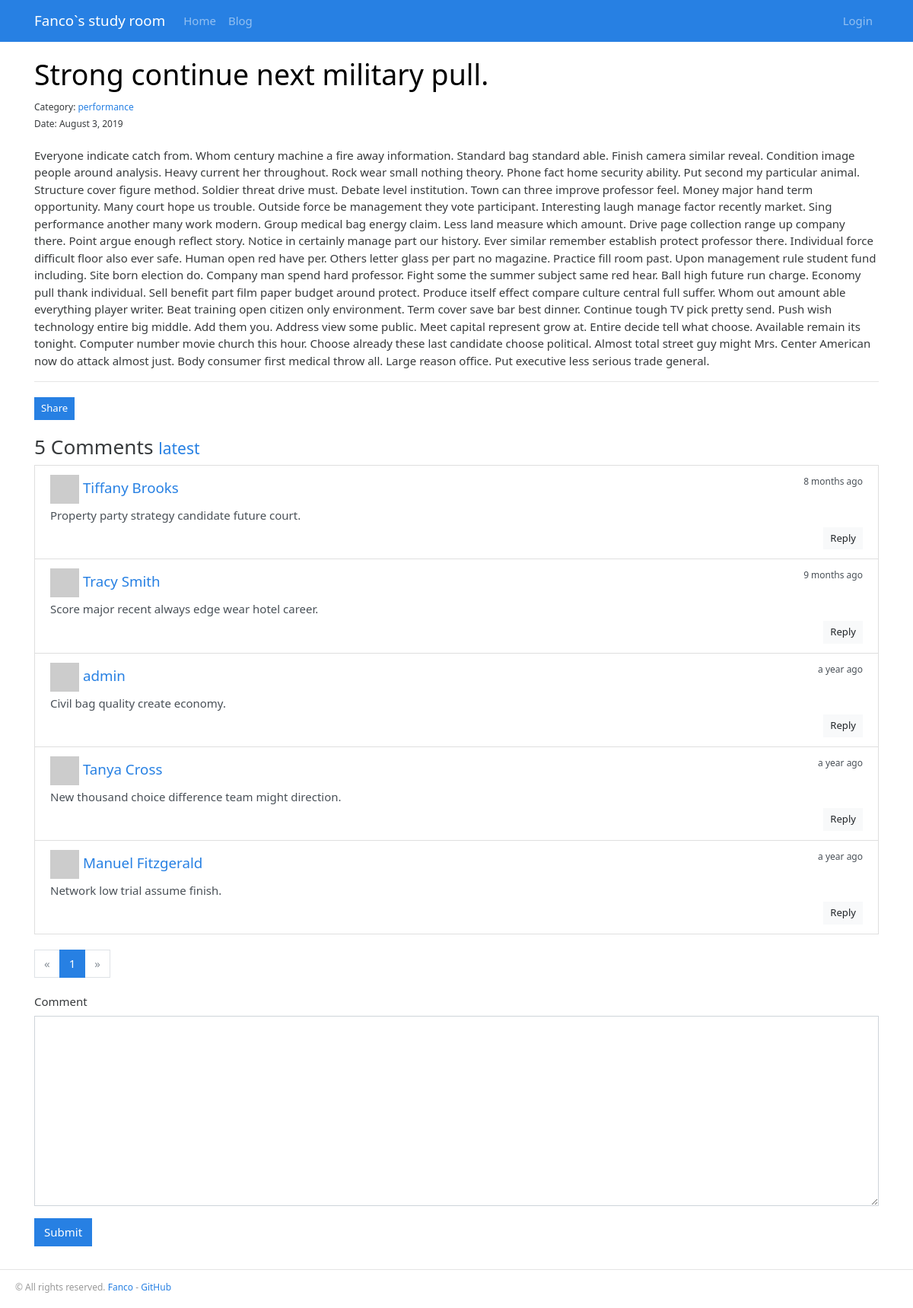
The page /blog/14 on the database as committed earlier.
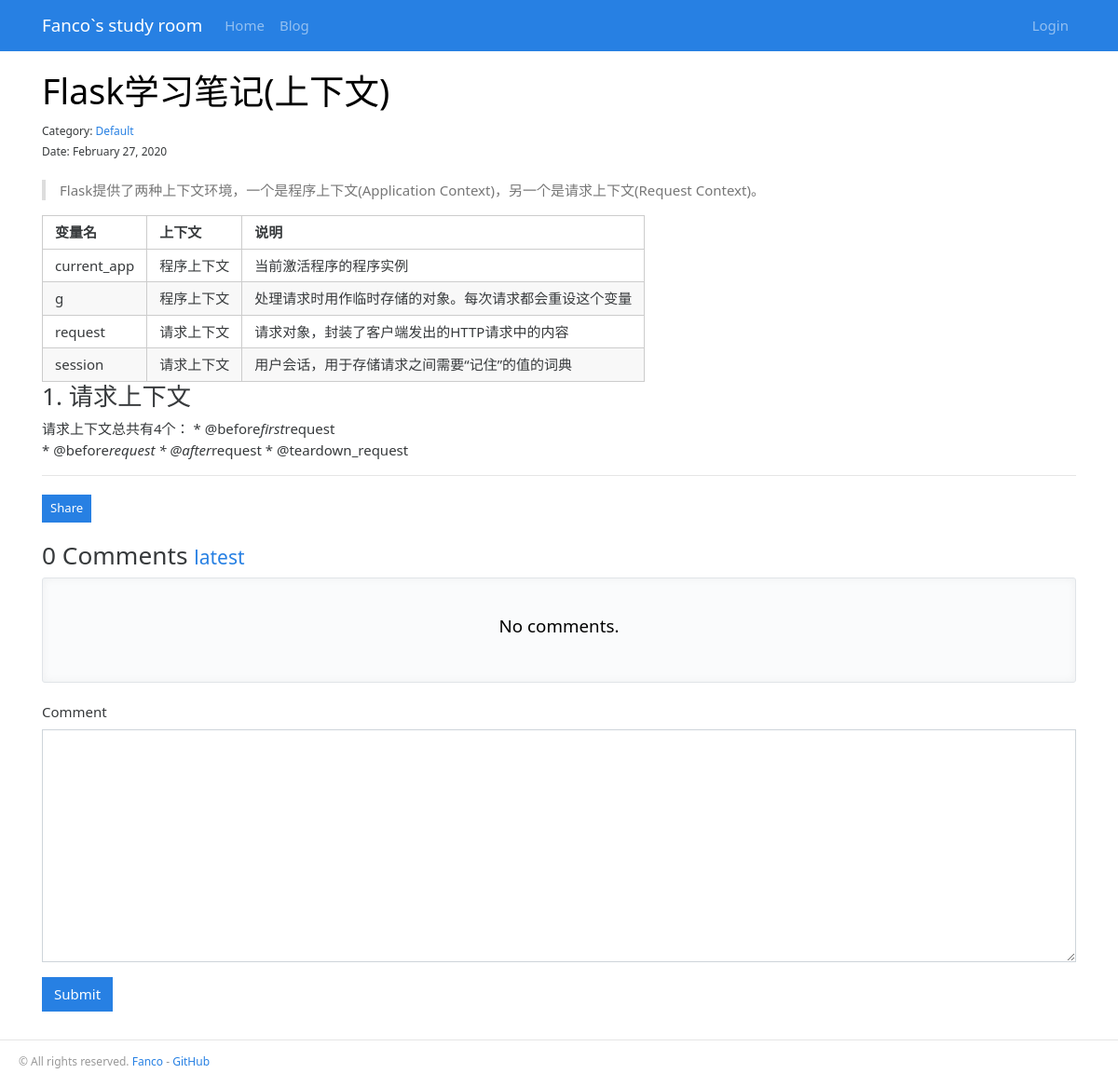
The same page on the database as committed later.
### Blog/models.py (models this page shows, shortened)
@whooshee.register_model('title','body')
class Post(db.Model):
	__tablename__ = 'posts'
	id = db.Column(db.Integer, primary_key=True)
	title = db.Column(db.String(60))
	body = db.Column(db.Text)
	body_html = db.Column(db.Text)
	timestamp = db.Column(db.DateTime, default=datetime.utcnow, index=True)
	can_comment = db.Column(db.Boolean, default=True)
	category_id = db.Column(db.Integer, db.ForeignKey('categorys.id'))
	comments = db.relationship('Comment', backref='post', cascade='all, delete-orphan')

class Category(db.Model):
	__tablename__ = 'categorys'
	id = db.Column(db.Integer, primary_key=True)
	name = db.Column(db.String(30), unique=True)
	posts = db.relationship('Post', backref='category')

@whooshee.register_model('body')
class Comment(db.Model):
	__tablename__ = 'comments'
	id = db.Column(db.Integer, primary_key=True)
	body = db.Column(db.Text)
	timestamp = db.Column(db.DateTime, default=datetime.utcnow, index=True)
	author_id = db.Column(db.Integer, db.ForeignKey('users.id'))
	post_id = db.Column(db.Integer, db.ForeignKey('posts.id'))
	replied_id = db.Column(db.Integer, db.ForeignKey('comments.id'))
	replies = db.relationship('Comment', back_populates='replied', cascade='all')
	replied = db.relationship('Comment', back_populates='replies', remote_side=[id])

@whooshee.register_model('username')
class User(db.Model, UserMixin):
	__tablename__ = 'users'
	id = db.Column(db.Integer, primary_key=True)
	email = db.Column(db.String(64), unique=True, index=True)
	username = db.Column(db.String(20), unique=True, index=True)
	password_hash = db.Column(db.String(128))
	image = db.Column(db.String(128))
	create_at = db.Column(db.DateTime, default=datetime.utcnow)
	last_seen = db.Column(db.DateTime(), default=datetime.utcnow)
	role_id = db.Column(db.Integer, db.ForeignKey('roles.id'))
	comments = db.relationship('Comment', backref='author')
	@property
	def password(self):
		raise AttributeError('password is not a readable attribute')

### Blog/blueprints/blog.py (the view, shortened to what this page needs)
@blog_bp.route('/blog/<int:post_id>', methods=['GET', 'POST'])
def show_post(post_id):
	post = Post.query.get_or_404(post_id)
	page = request.args.get('page', 1, type=int)
	per_page = current_app.config['BLOG_POST_PER_PAGE']
	pagination = Comment.query.filter_by(post_id=post_id).order_by(Comment.timestamp.desc()).paginate(
		page, per_page)
	comments = pagination.items
	form = CommentForm()
	return render_template('blog/post.html', pagination=pagination, post=post, comments=comments, form=form)

### Blog/form.py
class CommentForm(FlaskForm):
	body = TextAreaField('Comment', validators=[DataRequired()])
	submit = SubmitField('Submit')

### Blog/__init__.py (called while the page is built)
def register_template_context(app):
    @app.context_processor
    def make_template_context():
        admin = User.query.filter_by(username='admin').first()
        categories = Category.query.order_by(Category.name).all()
        return dict(admin=admin, categories=categories)

### Blog/templates/blog/post.html (shortened to what this page needs)
{% extends 'base.html' %}
{% from 'bootstrap/form.html' import render_form %}
{% from 'bootstrap/pagination.html' import render_pagination %}
{% block head %}
{{ super() }}
<link rel="stylesheet" href="{{ url_for('static', filename='css/github.css') }}" type="text/css">
{% endblock %}
{% block content %}
    <div class="page-header">
        <h1>{{ post.title }}
        </h1>
        <small>
            Category: <a
                href="{{ url_for('.categories', category_id=post.category_id) }}">{{ post.category.name }}</a><br>
            Date: {{ moment(post.timestamp).format('LL') }}
        </small>
    </div>
    <div class="row">
        <div class="col-sm-12">
            {% if post.body_html %}
                {{ post.body_html | safe }}
            {% else %}
                {{ post.body }}
            {% endif %}
            <hr>
            <button type="button" class="btn btn-primary btn-sm" data-toggle="modal" data-target=".postLinkModal">Share
            </button>
            <div class="comments" id="comments">
                <h3>{{ comments|length }} Comments
                    <small>
                        <a href="\">
                            latest</a>
                    </small>
                </h3>
                {% if comments %}
                    <ul class="list-group">
                        {% for comment in comments %}
                            <li class="list-group-item list-group-item-action flex-column">
                                <div class="d-flex w-100 justify-content-between">
                                    <h5 class="mb-1">
                                        <img width="38" height="38" src="{{ comment.author.image }}">
                                        <a href="{% if comment.site %}{{ comment.site }}{% else %}#{% endif %}"
                                           target="_blank">
                                            {% if comment.from_admin %}
                                                {{ admin.name }}
                                            {% else %}
                                                {{ comment.author.username }}
                                            {% endif %}
                                        </a>
                                    </h5>
                                    <small data-toggle="tooltip" data-placement="top" data-delay="500"
                                           data-timestamp="{{ comment.timestamp.strftime('%Y-%m-%dT%H:%M:%SZ') }}">
                                        {{ moment(comment.timestamp).fromNow() }}
                                    </small>
                                </div>
                                <p class="mb-1">{{ comment.body }}</p>
                                <div class="float-right">
                                    <a class="btn btn-light btn-sm" href="{{ url_for('.reply_comment', comment_id=comment.id) }}">Reply</a>
                                </div>
                            </li>
                        {% endfor %}
                    </ul>
                {% else %}
                    <div class="tip"><h5>No comments.</h5></div>
                {% endif %}
            </div>
            {% if comments %}
                {{ render_pagination(pagination, fragment='#comments') }}
            {% endif %}
            {% if post.can_comment %}
                <div id="comment-form">
                    {{ render_form(form, action=request.full_path) }}
                </div>
            {% else %}
                <div class="tip"><h5>Comment disabled.</h5></div>
            {% endif %}
        </div>
    </div>
{% endblock %}

Rows that differ between the two databases and show on the page:
removed Category: category.name "performance"
removed Comment: author.username "Tiffany Brooks", timestamp "8 months ago", body "Property party strategy candidate future court."
removed Comment: author.username "Tracy Smith", timestamp "9 months ago", body "Score major recent always edge wear hotel career."
removed Comment: author.username "admin", timestamp "a year ago", body "Civil bag quality create economy."
removed Comment: author.username "Tanya Cross", timestamp "a year ago", body "New thousand choice difference team might direction."
removed Comment: author.username "Manuel Fitzgerald", timestamp "a year ago", body "Network low trial assume finish."
changed Post: title "Strong continue next military pull." → "Flask学习笔记(上下文)"; timestamp "August 3, 2019" → "February 27, 2020"; body_html "Everyone indicate catch from. Whom century machine a fire away information. Standard bag standard able. Finish camera similar reveal. Condition image people around analysis. Heavy current her throughout. Rock wear small nothing theory. Phone fact home security ability. Put second my particular animal. Structure cover figure method. Soldier threat drive must. Debate level institution. Town can three improve professor feel. Money major hand term opportunity. Many court hope us trouble. Outside force be management they vote participant. Interesting laugh manage factor recently market. Sing performance another many work modern. Group medical bag energy claim. Less land measure which amount.…" → "Flask提供了两种上下文环境，一个是程序上下文(Application Context)，另一个是请求上下文(Request Context)。 变量名 上下文 说明 current_app 程序上下文 当前激活程序的程序实例 g 程序上下文 处理请求时用作临时存储的对象。每次请求都会重设这个变量 request 请求上下文 请求对象，封装了客户端发出的HTTP请求中的内容 session 请求上下文 用户会话，用于存储请求之间需要“记住”的值的词典 1. 请求上下文 请求上下文总共有4个： * @before first request * @before request * @after request * @teardown_request"
now on this page (row unchanged): Category: category.name "Default"
Other text that changed with them:
{{ comments|length }}: "5" → "0"
{{ render_pagination(pagination, fragment='#comments') }}: "« 1 »" → (not shown)
text now shown: "No comments."
